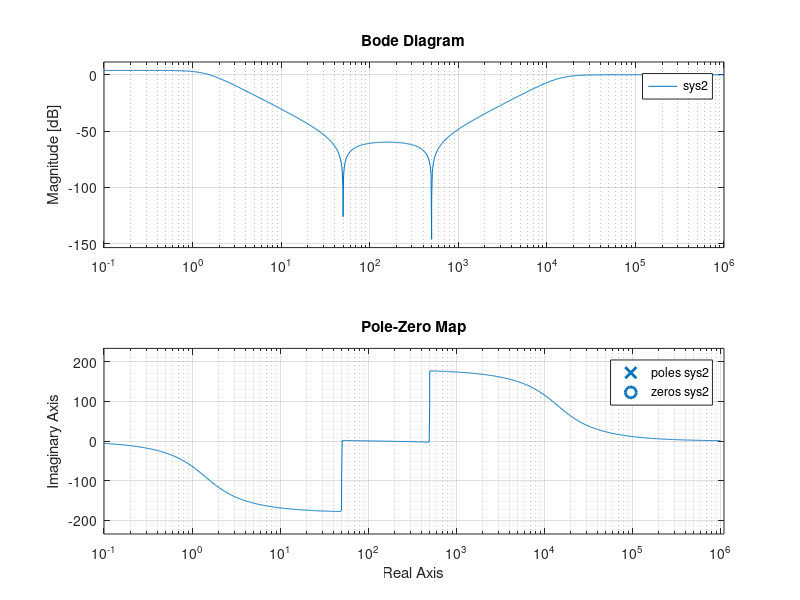

Write the MATLAB code that produced this figure.
clear all
close all

b1 = 50;
a1 = -0.01;
z1 = a1+1i*b1;

b2 = 500;
a2=-0.01;
z2 = a2+1i*b2;

b3 = 1;
a3 = -1;
p1 = a3+1i*b3;

b4 = 10^4;
a4 = -10^4;
p2 = a4+1i*b4;


zeros = [z1,conj(z1),z2,conj(z2),64e-5];

poles = [p1,conj(p1),p2,conj(p2),10e-5];

sys = zpk(zeros,poles,1);
bode(sys)

%%
close all

zeros = [z1,conj(z1),z2,conj(z2)];

poles = [p1,conj(p1),p2,conj(p2)];

sys2 = zpk(zeros,poles,1);
bode(sys2)

%%
pzmap(sys2)
